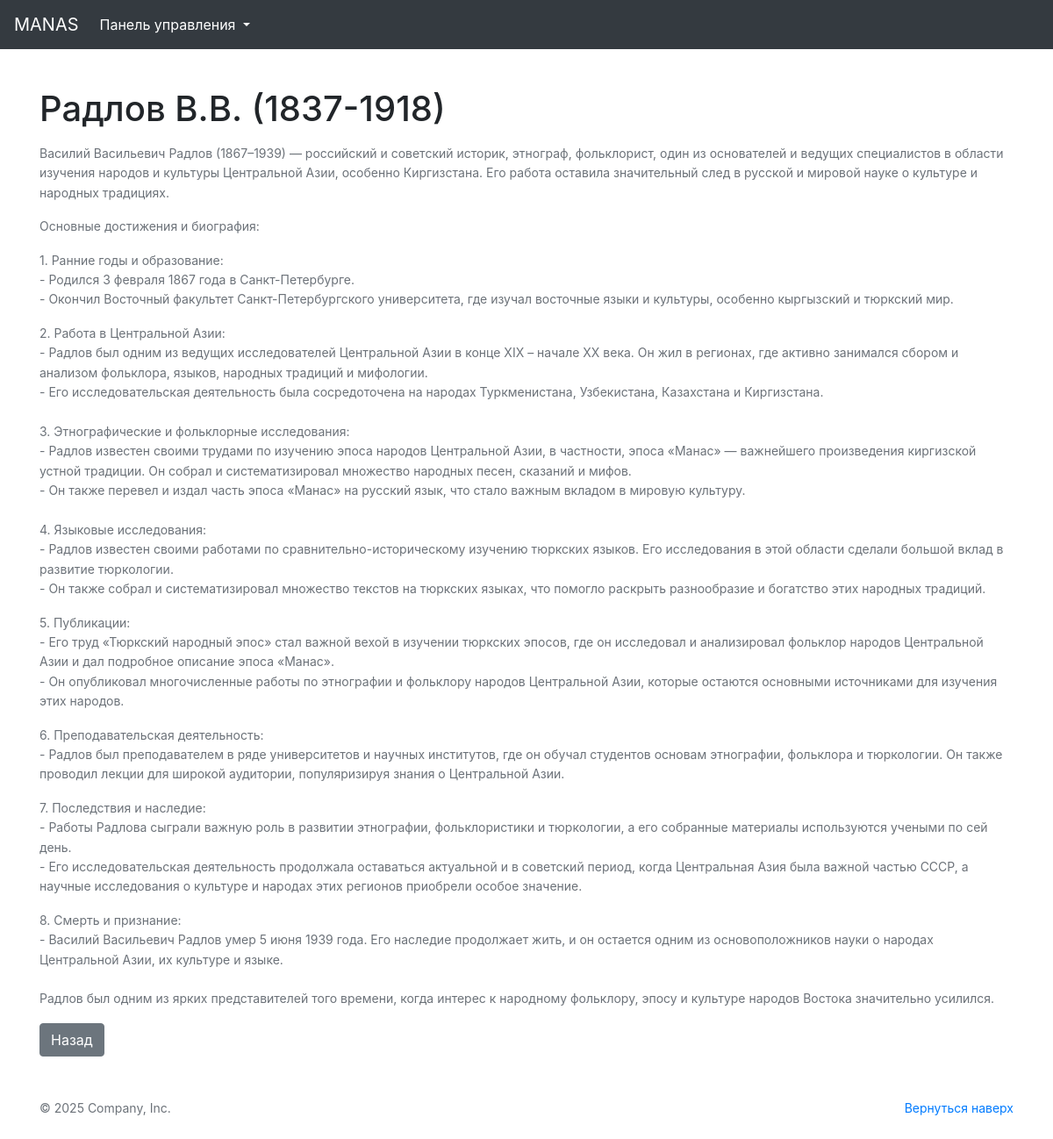
The page /researchers/1/ on the database its author committed.
### main/models.py (models this page shows, shortened)
class Researchers(models.Model):
    name = models.CharField(max_length=100)
    researchers_photo = models.ImageField(upload_to="researchers/", null=True, blank=True, verbose_name='Фото исследователей или этнографов')
    researchers_description = models.CharField(max_length=250)
    researchers_info = models.TextField()
    class Meta:
        verbose_name = 'Исследователь'
        verbose_name_plural = 'Исследователи'

### main/views.py (the view)
# urls.py: path("researchers/<int:pk>/", ResearchersDetailView.as_view(), name="researchers_detail"),
class ResearchersDetailView(DetailView):
    model = Researchers
    template_name = "main/researchers_detail.html"
    context_object_name = "researchers"

### main/templates/main/researchers_detail.html (shortened to what this page needs)
<!doctype html>
{% load static %}
<html lang="ru">
<head>
    <link href="{% static 'css/bootstrap.min.css' %}" rel="stylesheet">
    <link rel="stylesheet" href="https://stackpath.bootstrapcdn.com/bootstrap/4.5.0/css/bootstrap.min.css">
    <link rel="stylesheet" href="{% static 'css/text.css' %}">
    <link href="{% static 'css/album.css' %}" rel="stylesheet">
    {% include 'main/includes/inc_header.html' %}
</head>
<body>
    <div class="container" style="margin-top: 100px;">
        <h1>{{ researchers.name }}</h1>
        <p>{{ researchers.researchers_info|linebreaks }}</p>
        <a href="{% url 'main:index' %}" class="btn btn-secondary">Назад</a>
    </div>
    <footer class="text-muted">
        <div class="container">
            <p class="float-right">
                <a href="{% url 'main:index' %}">Вернуться наверх</a>
            </p>
            <p>&copy; {% now 'Y' %} Company, Inc.</p>
        </div>
    </footer>
</body>
</html>

### static/css/album.css (style rules this page uses)
footer { padding-top: 3rem; padding-bottom: 3rem; }
footer p { margin-bottom: .25rem; }
p { font-size: 14px; line-height: 22.4px; color: rgb(108, 114, 121); }

### rows shown on the page
Researchers: name "Радлов В.В. (1837-1918)", researchers_info "Василий Васильевич Радлов (1867–1939) — российский и советский историк, этнограф, фольклорист, один из основателей и ведущих специалистов в области изучения народов и культуры Центральной Азии, особенно Киргизстана. Его работа оставила значительный след в русской и мировой науке о культуре и народных традициях. Основные достижения и биография: 1. Ранние годы и образование: - Родился 3 февраля 1867 года в Санкт-Петербурге. - Окончил Восточный факультет Санкт-Петербургского университета, где изучал восточные языки и культуры, особенно кыргызский и тюркский мир. 2. Работа в Центральной Азии: - Радлов был одним из ведущих исследователей Центральной Азии в конце XIX – начале XX века. Он жил в…"
